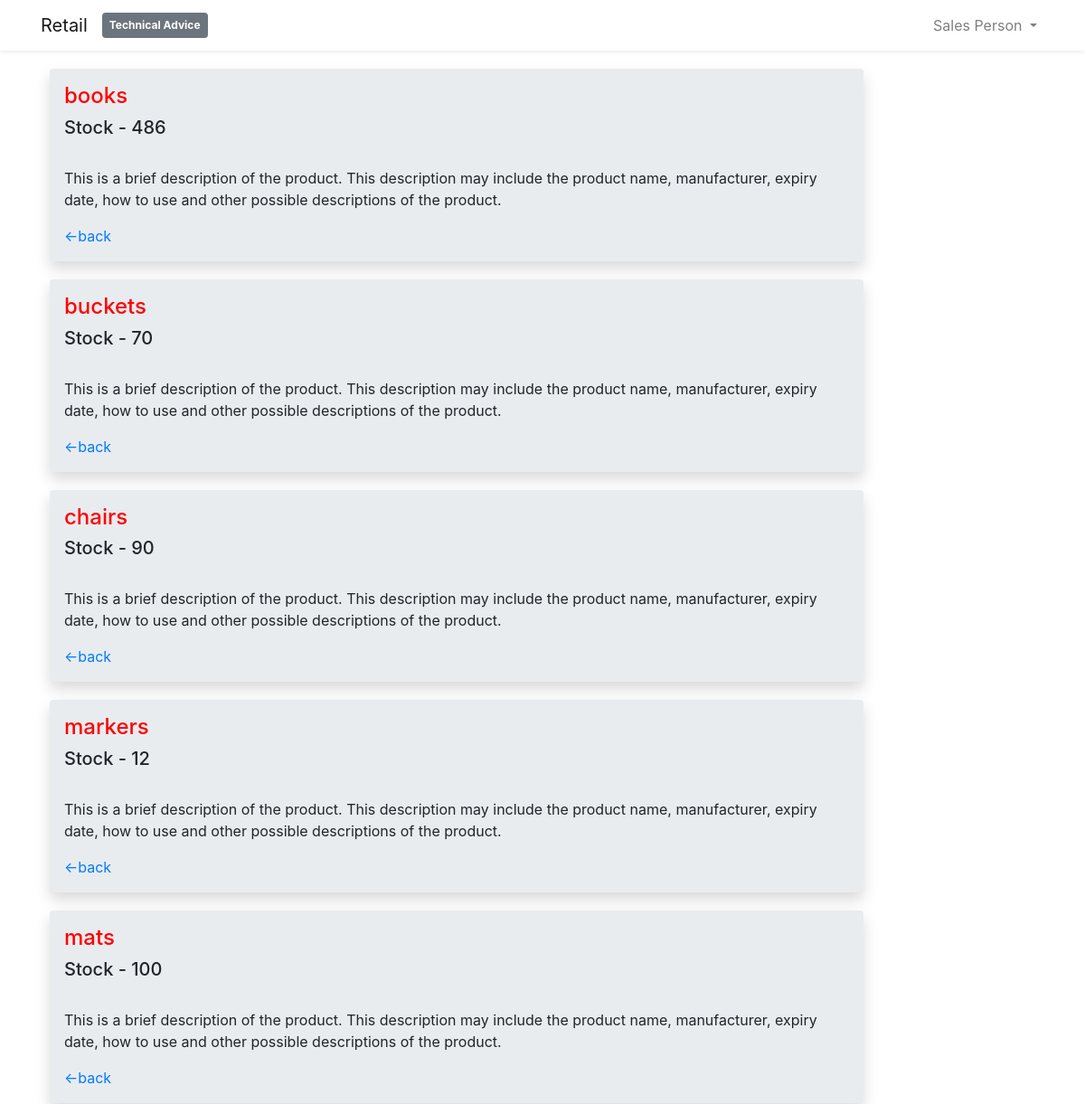
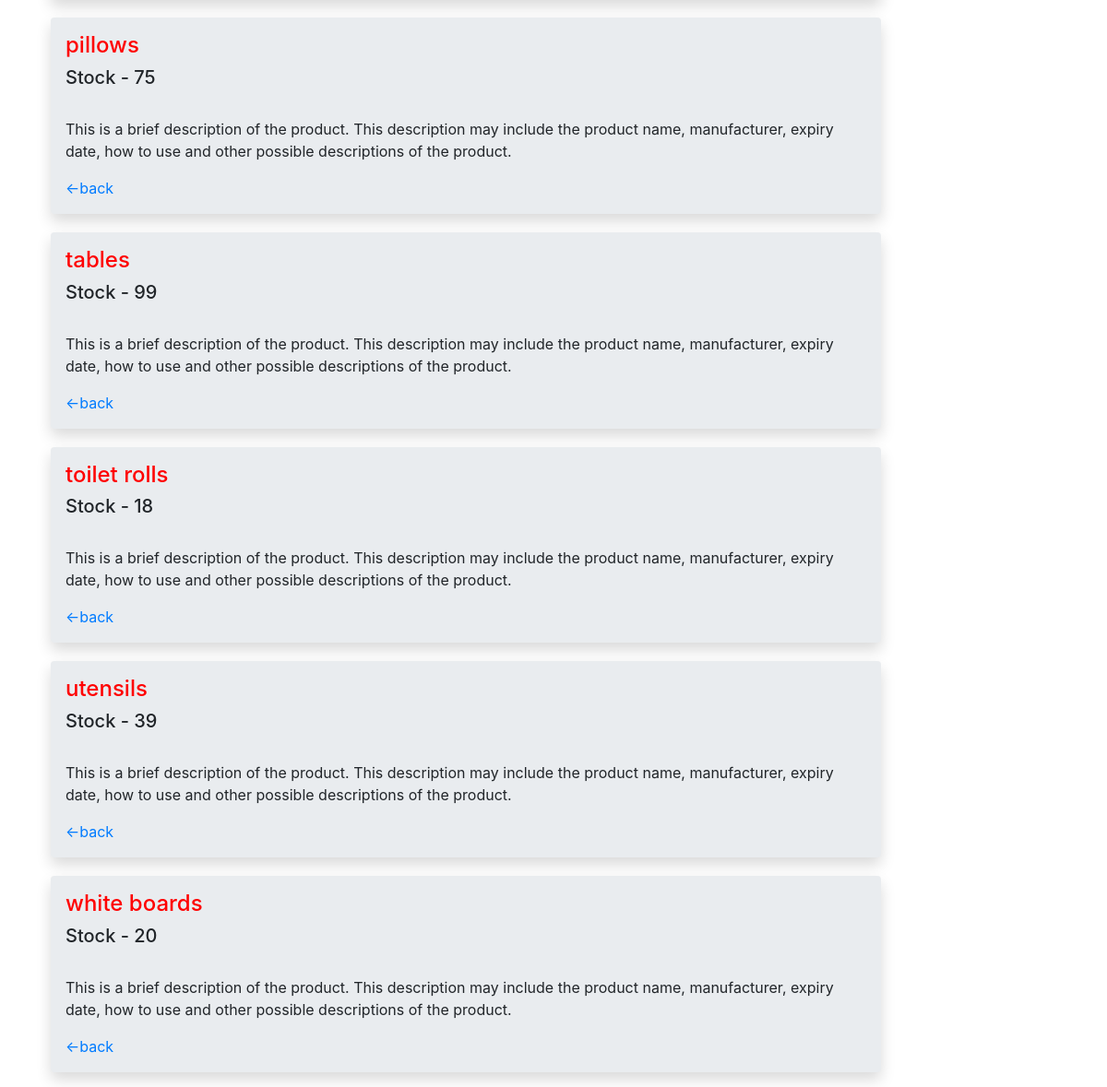
The app's page /views/technicaladvice.php (signed in) with its own data (2 pictures, top to bottom).
### tables this page shows
CREATE TABLE `product` (
  `product_id` int(11) NOT NULL,
  `name` text NOT NULL,
  `location` text NOT NULL,
  `stock` int(11) NOT NULL,
  `date` timestamp NOT NULL DEFAULT current_timestamp() ON UPDATE current_timestamp(),
  `number_of_orders` int(11) NOT NULL DEFAULT 0,
  `description` text NOT NULL
);

### views/technicaladvice.php (the view, shortened to what this page needs)
<?php
include ('../includes/tags.php');
include ('../includes/nav.php');
?>
<body>
<div class="container">
<?php
include ('../includes/conn.php');
$check = mysqli_query($conn,("SELECT * FROM `product` ORDER BY `name` ASC"));
while ($row = mysqli_fetch_assoc($check)){
?>
<div class="jumbotron text-left shadow p-3 mb-3 rounded" style="margin-top: 20px; margin-left:10px; width: 900px;">
    <h4 style="color: red;"><?php echo $row['name'];  ?></h4>
    <h5>Stock - <?php echo $row['stock'];  ?></h5><br>
    <p><?php echo $row['description'] ;?></p>
    <a style="margin-right: 1-px;" href="admin.php"><-back</a>
</div>
<?php
}
?>
</div>
</body>
</html>

### records on screen
product: name "books", stock "486", description "This is a brief description of the product. This description may include the product name, manufacturer, expiry date, how to use and other possible descriptions of the product."
product: name "buckets", stock "70", description "This is a brief description of the product. This description may include the product name, manufacturer, expiry date, how to use and other possible descriptions of the product."
product: name "chairs", stock "90", description "This is a brief description of the product. This description may include the product name, manufacturer, expiry date, how to use and other possible descriptions of the product."
product: name "markers", stock "12", description "This is a brief description of the product. This description may include the product name, manufacturer, expiry date, how to use and other possible descriptions of the product."
product: name "mats", stock "100", description "This is a brief description of the product. This description may include the product name, manufacturer, expiry date, how to use and other possible descriptions of the product."
product: name "pillows", stock "75", description "This is a brief description of the product. This description may include the product name, manufacturer, expiry date, how to use and other possible descriptions of the product."
product: name "tables", stock "99", description "This is a brief description of the product. This description may include the product name, manufacturer, expiry date, how to use and other possible descriptions of the product."
product: name "toilet rolls", stock "18", description "This is a brief description of the product. This description may include the product name, manufacturer, expiry date, how to use and other possible descriptions of the product."
product: name "utensils", stock "39", description "This is a brief description of the product. This description may include the product name, manufacturer, expiry date, how to use and other possible descriptions of the product."
product: name "white boards", stock "20", description "This is a brief description of the product. This description may include the product name, manufacturer, expiry date, how to use and other possible descriptions of the product."

### other values on screen
$process "Technical Advice"
$position "Sales Person"
